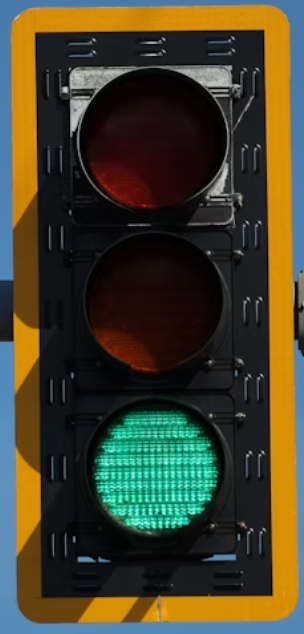
#> input picture traffic light image.png, 304 x 634 px
$ python trafficcolors.py
#> lines starting #> are read from the running program, lines starting #| are printed output that depends on the picture; after the words box and inside, x2 and y2 are one past the last pixel; in counts of white or black regions, pixels touching at a corner belong together
#> further down, image is the input picture: shape (634, 304, 3); mean B, G, R 44.6, 65.9, 68.8
import cv2
import numpy as np

def detect_traffic_light_color(image):
    # Convert image to HSV color space
    hsv = cv2.cvtColor(image, cv2.COLOR_BGR2HSV)
#> hsv: shape (634, 304, 3); mean H, S, V 69.8, 139.7, 88.1

    # Define color ranges for red, yellow, and green in HSV
    lower_red = np.array([0, 100, 100])
    upper_red = np.array([10, 255, 255])

    lower_yellow = np.array([20, 100, 100])
    upper_yellow = np.array([30, 255, 255])

    lower_green = np.array([40, 100, 100])
    upper_green = np.array([80, 255, 255])

    # Mask the image to only get the color regions
    mask_red = cv2.inRange(hsv, lower_red, upper_red)
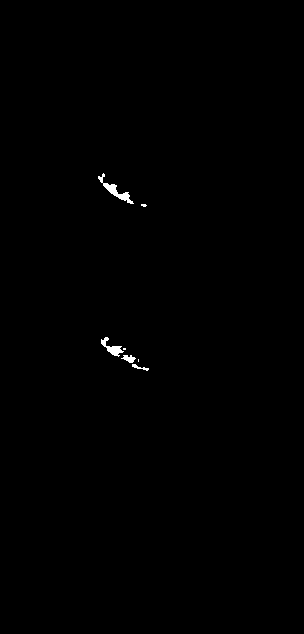
#> mask_red: shape (634, 304); 0.28% white; 7 white regions (3 under 20 px), largest, box (x1, y1, x2, y2) and area: (98, 173, 134, 204) 245, (101, 337, 124, 357) 166, (121, 355, 136, 363) 69, (132, 364, 149, 371) 44
    mask_yellow = cv2.inRange(hsv, lower_yellow, upper_yellow)
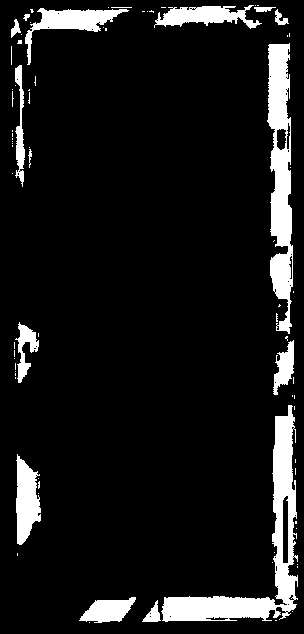
#> mask_yellow: shape (634, 304); 9.7% white; 79 white regions (63 under 20 px), largest, box (x1, y1, x2, y2) and area: (161, 405, 298, 622) 5959, (267, 43, 293, 334) 4732, (25, 8, 129, 65) 1591
    mask_green = cv2.inRange(hsv, lower_green, upper_green)
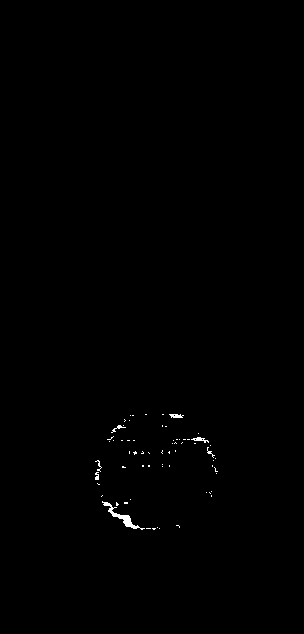
#> mask_green: shape (634, 304); 0.3% white; 65 white regions (58 under 20 px)

    # Find contours in each mask
    contours_red, _ = cv2.findContours(mask_red, cv2.RETR_EXTERNAL, cv2.CHAIN_APPROX_SIMPLE)
#> contours_red = 7 contours, 3 with area under 20; largest, box (x1, y1, x2, y2) and area: (98, 173, 134, 204) 192, (101, 337, 124, 357) 130, (121, 355, 136, 363) 51, (132, 364, 149, 371) 26
    contours_yellow, _ = cv2.findContours(mask_yellow, cv2.RETR_EXTERNAL, cv2.CHAIN_APPROX_SIMPLE)
#> contours_yellow = 79 contours, 66 with area under 20; largest, box (x1, y1, x2, y2) and area: (161, 405, 298, 622) 5884, (267, 43, 293, 334) 4624, (25, 8, 129, 65) 1436, (16, 454, 41, 545) 1400, (154, 5, 262, 29) 1215
    contours_green, _ = cv2.findContours(mask_green, cv2.RETR_EXTERNAL, cv2.CHAIN_APPROX_SIMPLE)
#> contours_green = 65 contours, 62 with area under 20; largest, box (x1, y1, x2, y2) and area: (102, 501, 145, 530) 163, (191, 437, 209, 443) 30, (169, 414, 184, 418) 28

    # Check if any contours are found
    if len(contours_red) > 0:
        return "Red"
    elif len(contours_yellow) > 0:
        return "Yellow"
    elif len(contours_green) > 0:
        return "Green"
    else:
        return "No Traffic Light Color Detected"


image =  cv2.imread('traffic light image.png')


color = detect_traffic_light_color(image)
#> color = 'Red'
print("Traffic Light Color:", color)
#| Traffic Light Color: Red


cv2.imshow('Traffic Light Image', image)
cv2.waitKey(0)
cv2.destroyAllWindows()
